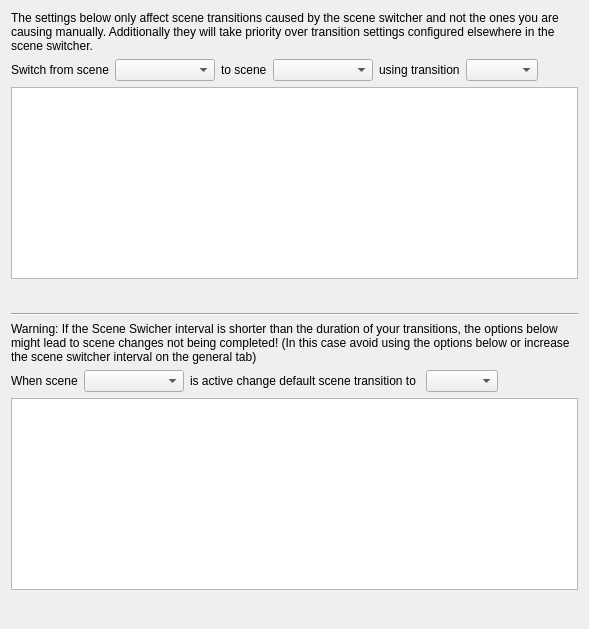
     <widget class="QWidget" name="transitionsTab">
      <attribute name="title">
       <string>Transitions</string>
      </attribute>
      <layout class="QVBoxLayout" name="verticalLayout_15">
       <item>
        <layout class="QVBoxLayout" name="verticalLayout_14">
         <item>
          <widget class="QLabel" name="label_36">
           <property name="text">
            <string>&lt;html&gt;&lt;head/&gt;&lt;body&gt;&lt;p&gt;The settings below only affect scene transitions caused by the scene switcher and not the ones you are causing manually. Additionally they will take priority over transition settings configured elsewhere in the scene switcher.&lt;/p&gt;&lt;/body&gt;&lt;/html&gt;</string>
           </property>
           <property name="wordWrap">
            <bool>true</bool>
           </property>
          </widget>
         </item>
         <item>
          <layout class="QHBoxLayout" name="horizontalLayout_18">
           <item>
            <widget class="QLabel" name="label_19">
             <property name="text">
              <string>Switch from scene</string>
             </property>
            </widget>
           </item>
           <item>
            <widget class="QComboBox" name="transitionsFromScenes">
             <property name="sizePolicy">
              <sizepolicy hsizetype="Maximum" vsizetype="Fixed">
               <horstretch>0</horstretch>
               <verstretch>0</verstretch>
              </sizepolicy>
             </property>
             <property name="minimumSize">
              <size>
               <width>100</width>
               <height>0</height>
              </size>
             </property>
            </widget>
           </item>
           <item>
            <widget class="QLabel" name="label_20">
             <property name="text">
              <string>to scene</string>
             </property>
            </widget>
           </item>
           <item>
            <widget class="QComboBox" name="transitionsToScenes">
             <property name="sizePolicy">
              <sizepolicy hsizetype="Maximum" vsizetype="Fixed">
               <horstretch>0</horstretch>
               <verstretch>0</verstretch>
              </sizepolicy>
             </property>
             <property name="minimumSize">
              <size>
               <width>100</width>
               <height>0</height>
              </size>
             </property>
            </widget>
           </item>
           <item>
            <widget class="QLabel" name="label_21">
             <property name="text">
              <string>using transition</string>
             </property>
            </widget>
           </item>
           <item>
            <widget class="QComboBox" name="transitionsTransitions"/>
           </item>
           <item>
            <spacer name="horizontalSpacer_16">
             <property name="orientation">
              <enum>Qt::Horizontal</enum>
             </property>
             <property name="sizeHint" stdset="0">
              <size>
               <width>40</width>
               <height>20</height>
              </size>
             </property>
            </spacer>
           </item>
          </layout>
         </item>
         <item>
          <widget class="QListWidget" name="sceneTransitionsList">
           <property name="sizePolicy">
            <sizepolicy hsizetype="Expanding" vsizetype="Expanding">
             <horstretch>0</horstretch>
             <verstretch>0</verstretch>
            </sizepolicy>
           </property>
           <property name="sortingEnabled">
            <bool>true</bool>
           </property>
          </widget>
         </item>
         <item>
          <layout class="QHBoxLayout" name="horizontalLayout_19">
           <property name="spacing">
            <number>4</number>
           </property>
           <item>
            <widget class="QPushButton" name="transitionsAdd">
             <property name="maximumSize">
              <size>
               <width>22</width>
               <height>22</height>
              </size>
             </property>
             <property name="flat">
              <bool>true</bool>
             </property>
             <property name="themeID" stdset="0">
              <string notr="true">addIconSmall</string>
             </property>
            </widget>
           </item>
           <item>
            <widget class="QPushButton" name="transitionsRemove">
             <property name="maximumSize">
              <size>
               <width>22</width>
               <height>22</height>
              </size>
             </property>
             <property name="flat">
              <bool>true</bool>
             </property>
             <property name="themeID" stdset="0">
              <string notr="true">removeIconSmall</string>
             </property>
            </widget>
           </item>
           <item>
            <spacer name="horizontalSpacer_17">
             <property name="orientation">
              <enum>Qt::Horizontal</enum>
             </property>
             <property name="sizeHint" stdset="0">
              <size>
               <width>5</width>
               <height>20</height>
              </size>
             </property>
            </spacer>
           </item>
          </layout>
         </item>
        </layout>
       </item>
       <item>
        <widget class="Line" name="line_3">
         <property name="orientation">
          <enum>Qt::Horizontal</enum>
         </property>
        </widget>
       </item>
       <item>
        <widget class="QLabel" name="transitionWarning">
         <property name="text">
          <string>Warning: If the Scene Swicher interval is shorter than the duration of your transitions, the options below might lead to scene changes not being completed! (In this case avoid using the options below or increase the scene switcher interval on the general tab)</string>
         </property>
         <property name="wordWrap">
          <bool>true</bool>
         </property>
        </widget>
       </item>
       <item>
        <layout class="QVBoxLayout" name="verticalLayout_12">
         <item>
          <layout class="QHBoxLayout" name="horizontalLayout_30">
           <item>
            <widget class="QLabel" name="label_33">
             <property name="text">
              <string>When scene</string>
             </property>
            </widget>
           </item>
           <item>
            <widget class="QComboBox" name="defaultTransitionsScenes">
             <property name="sizePolicy">
              <sizepolicy hsizetype="Maximum" vsizetype="Fixed">
               <horstretch>0</horstretch>
               <verstretch>0</verstretch>
              </sizepolicy>
             </property>
             <property name="minimumSize">
              <size>
               <width>100</width>
               <height>0</height>
              </size>
             </property>
            </widget>
           </item>
           <item>
            <widget class="QLabel" name="label_34">
             <property name="text">
              <string>is active change default scene transition to </string>
             </property>
            </widget>
           </item>
           <item>
            <widget class="QComboBox" name="defaultTransitionsTransitions"/>
           </item>
           <item>
            <spacer name="horizontalSpacer_28">
             <property name="orientation">
              <enum>Qt::Horizontal</enum>
             </property>
             <property name="sizeHint" stdset="0">
              <size>
               <width>40</width>
               <height>20</height>
              </size>
             </property>
            </spacer>
           </item>
          </layout>
         </item>
         <item>
          <widget class="QListWidget" name="defaultTransitionsList">
           <property name="sizePolicy">
            <sizepolicy hsizetype="Expanding" vsizetype="Expanding">
             <horstretch>0</horstretch>
             <verstretch>0</verstretch>
            </sizepolicy>
           </property>
           <property name="sortingEnabled">
            <bool>true</bool>
           </property>
          </widget>
         </item>
         <item>
          <layout class="QHBoxLayout" name="horizontalLayout_29">
           <item>
            <widget class="QPushButton" name="defaultTransitionsAdd">
             <property name="maximumSize">
              <size>
               <width>22</width>
               <height>22</height>
              </size>
             </property>
             <property name="flat">
              <bool>true</bool>
             </property>
             <property name="themeID" stdset="0">
              <string notr="true">addIconSmall</string>
             </property>
            </widget>
           </item>
           <item>
            <widget class="QPushButton" name="defaultTransitionsRemove">
             <property name="maximumSize">
              <size>
               <width>22</width>
               <height>22</height>
              </size>
             </property>
             <property name="flat">
              <bool>true</bool>
             </property>
             <property name="themeID" stdset="0">
              <string notr="true">removeIconSmall</string>
             </property>
            </widget>
           </item>
           <item>
            <spacer name="horizontalSpacer_27">
             <property name="orientation">
              <enum>Qt::Horizontal</enum>
             </property>
             <property name="sizeHint" stdset="0">
              <size>
               <width>40</width>
               <height>20</height>
              </size>
             </property>
            </spacer>
           </item>
          </layout>
         </item>
        </layout>
       </item>
      </layout>
     </widget>
